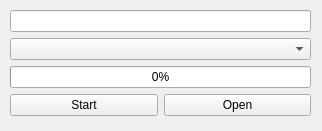
<?xml version="1.0" encoding="UTF-8"?>
<ui version="4.0">
 <class>MainWindow</class>
 <widget class="QMainWindow" name="MainWindow">
  <property name="geometry">
   <rect>
    <x>0</x>
    <y>0</y>
    <width>322</width>
    <height>131</height>
   </rect>
  </property>
  <property name="minimumSize">
   <size>
    <width>322</width>
    <height>131</height>
   </size>
  </property>
  <property name="maximumSize">
   <size>
    <width>322</width>
    <height>131</height>
   </size>
  </property>
  <property name="windowTitle">
   <string>MainWindow</string>
  </property>
  <property name="windowIcon">
   <iconset>
    <normaloff>mainicon.ico</normaloff>mainicon.ico</iconset>
  </property>
  <widget class="QWidget" name="centralwidget">
   <widget class="QWidget" name="layoutWidget">
    <property name="geometry">
     <rect>
      <x>10</x>
      <y>10</y>
      <width>301</width>
      <height>108</height>
     </rect>
    </property>
    <layout class="QHBoxLayout" name="horizontalLayout">
     <item>
      <layout class="QVBoxLayout" name="verticalLayout_2">
       <item>
        <widget class="QLineEdit" name="inputUrl">
         <property name="text">
          <string/>
         </property>
        </widget>
       </item>
       <item>
        <widget class="QComboBox" name="listFormat"/>
       </item>
       <item>
        <widget class="QProgressBar" name="progressBar">
         <property name="sizePolicy">
          <sizepolicy hsizetype="Expanding" vsizetype="Fixed">
           <horstretch>0</horstretch>
           <verstretch>0</verstretch>
          </sizepolicy>
         </property>
         <property name="value">
          <number>0</number>
         </property>
        </widget>
       </item>
       <item>
        <layout class="QHBoxLayout" name="horizontalLayout_2">
         <item>
          <widget class="QPushButton" name="btnStart">
           <property name="text">
            <string>Start</string>
           </property>
          </widget>
         </item>
         <item>
          <widget class="QPushButton" name="btnOpen">
           <property name="enabled">
            <bool>true</bool>
           </property>
           <property name="text">
            <string>Open</string>
           </property>
          </widget>
         </item>
        </layout>
       </item>
      </layout>
     </item>
    </layout>
   </widget>
  </widget>
 </widget>
 <tabstops>
  <tabstop>inputUrl</tabstop>
  <tabstop>listFormat</tabstop>
  <tabstop>btnOpen</tabstop>
 </tabstops>
 <resources/>
 <connections/>
</ui>
